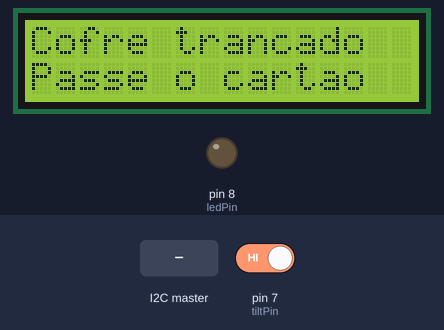
Bench run of a program on a simulated Arduino Uno, built with avr-gcc and run on an emulated ATmega328P. On the bench: 16×2 character LCD, output pins drawn as LEDs (lit = HIGH). Inputs (shaded band) come from the test bench; at power-on: pin 7 (tiltPin) HIGH. Pins used as bus, display or sensor lines are not drawn; what the program prints to the serial monitor is not drawn.

Above: at 1.2 s.
1.3 s: pin 7 (tiltPin) driven LOW
At 1.7 s:
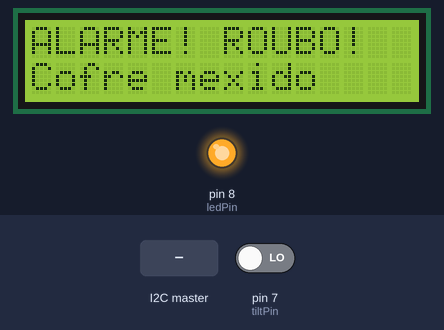
2.8 s: the I2C master sends "A"
At 5.5 s:
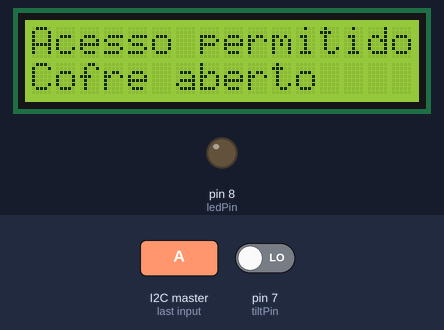
5.8 s: the I2C master sends "E"
At 6.3 s:
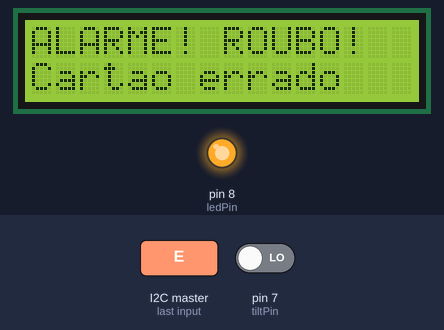
7.3 s: the I2C master sends "R"
At 9.1 s:
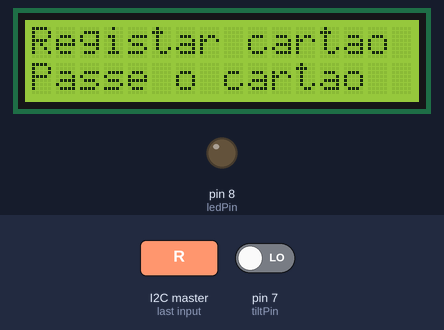
10.3 s: the I2C master sends "N"
At 10.9 s:
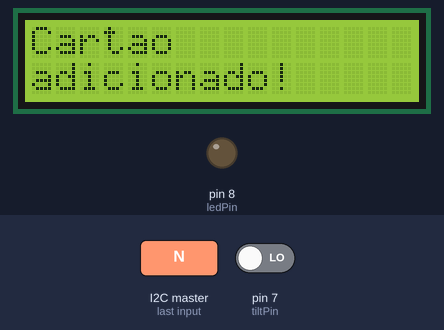
13.3 s: the I2C master sends "J"
At 14.4 s:
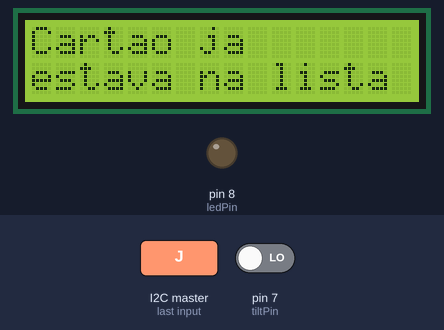
Timing chart, 0 to 16.3 s (numbered marks = the images above; inputs shaded):
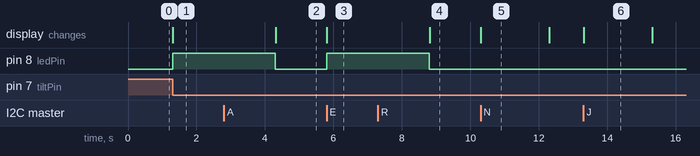

The program:

main.cpp
```cpp
/*
  ARDUINO 2 - LCD + TILT + LED (recebe mensagens do Arduino 1 por I2C)

  LCD 16x2              Arduino 2        Outros          Arduino 2
  --------              ---------        ------          ---------
  1  VSS                GND              Tilt            7 (outra perna ao GND)
  2  VDD                5V               LED (+)         8 (com resistência 220 ohm)
  3  V0 (contraste)     6                LED (-)         GND
  4  RS                 12
  5  RW                 GND              Ligação I2C     Arduino 1
  6  E                  11               -----------     ---------
  7-10 D0-D3            nada             A4 (SDA)        A4
  11 D4                 5                A5 (SCL)        A5
  12 D5                 4                GND             GND
  13 D6                 3
  14 D7                 2
  15 A (luz +)          5V com resistência 220 ohm
  16 K (luz -)          GND
*/
#include <Arduino.h>
#include <Wire.h>
#include <LiquidCrystal.h>

// LiquidCrystal(rs, enable, d4, d5, d6, d7)
LiquidCrystal lcd(12, 11, 5, 4, 3, 2);

const int tiltPin = 7;       // sensor de inclinação
const int ledPin = 8;        // LED de alarme
const int contrastePin = 6;  // V0 do LCD
const int CONTRASTE = 90;    // valor fixo do contraste (0 a 255), em vez do potenciómetro
#define ENDERECO 8           // endereço I2C deste Arduino

volatile char codigo = 0;    // letra recebida do Arduino 1 (0 = nada de novo)
volatile bool tiltDisparou = false;  // o tilt abanou desde a última pergunta do Arduino 1
bool aberto = false;         // guarda se o cofre está aberto ou fechado

// Protótipos: num .cpp as funções têm de ser declaradas antes de serem usadas.
void receberDados(int quantos);
void enviarTilt();
void mensagem(String linha1, String linha2);
void mostrarEstado();
void alarme(String motivo);
void aviso(String linha1, String linha2);

void setup() {
  Serial.begin(9600);

  Wire.begin(ENDERECO);           // com número = este Arduino é o "escravo" com o endereço 8
  Wire.onReceive(receberDados);   // quando chegar uma mensagem, corre a função receberDados
  Wire.onRequest(enviarTilt);     // quando o Arduino 1 perguntar o tilt, corre enviarTilt

  pinMode(tiltPin, INPUT_PULLUP); // ativa a resistência pull-up interna

  // Interrupção no pino 7: apanha o tilt mesmo que só toque por instantes
  PCICR |= (1 << PCIE2);
  PCMSK2 |= (1 << PCINT23);
  pinMode(ledPin, OUTPUT);

  analogWrite(contrastePin, CONTRASTE);  // contraste do LCD
  lcd.begin(16, 2);                      // LCD de 16 colunas e 2 linhas

  mostrarEstado();
}

void loop() {
  // 1) Chegou uma letra do Arduino 1?
  if (codigo != 0) {
    char c = codigo;
    codigo = 0;  // marca como tratada

    if (c == 'A') {          // A = cartão certo, cofre aberto
      aberto = true;
      mostrarEstado();
    } else if (c == 'F') {   // F = cofre fechado
      aberto = false;
      mostrarEstado();
    } else if (c == 'E') {   // E = cartão errado
      alarme("Cartao errado");
    } else if (c == 'R') {   // R = modo registo, à espera do cartão novo
      mensagem("Registar cartao", "Passe o cartao");
    } else if (c == 'N') {   // N = cartão novo adicionado
      aviso("Cartao", "adicionado!");
    } else if (c == 'J') {   // J = o cartão já estava na lista
      aviso("Cartao ja", "estava na lista");
    } else if (c == 'C') {   // C = lista de cartões cheia
      aviso("Lista cheia", "Nao adicionado");
    } else if (c == 'X') {   // X = cartão com UID que não é de 4 bytes
      aviso("Cartao nao", "suportado");
    } else if (c == 'D') {   // D = modo remover, à espera do cartão a tirar
      mensagem("Remover cartao", "Passe o cartao");
    } else if (c == 'M') {   // M = cartão removido
      aviso("Cartao", "removido!");
    } else if (c == 'U') {   // U = o cartão não estava na lista
      aviso("Cartao nao", "estava na lista");
    } else if (c == 'L') {   // L = era o último cartão, não foi removido
      aviso("Ultimo cartao", "Nao removido");
    }
  }

  // 2) Com o cofre fechado, se o tilt estiver inclinado, é roubo
  if (aberto == false && digitalRead(tiltPin) == LOW) {
    alarme("Cofre mexido");
  }
}

// Corre sozinha sempre que o Arduino 1 envia uma letra
void receberDados(int quantos) {
  codigo = Wire.read();
}

// Corre sozinha sempre que o pino 7 muda; guarda que o tilt abanou
ISR(PCINT2_vect) {
  if (digitalRead(tiltPin) == LOW) {
    tiltDisparou = true;
  }
}

// Corre sozinha quando o Arduino 1 pede dados:
// responde 1 se o tilt está inclinado OU abanou desde a última pergunta, 0 se normal
void enviarTilt() {
  byte valor = (tiltDisparou || digitalRead(tiltPin) == LOW) ? 1 : 0;
  tiltDisparou = false;
  Wire.write(valor);
}

// Escreve a mesma mensagem no monitor série e no LCD
void mensagem(String linha1, String linha2) {
  Serial.println(linha1);
  Serial.println(linha2);

  lcd.clear();
  lcd.setCursor(0, 0);  // linha de cima
  lcd.print(linha1);
  lcd.setCursor(0, 1);  // linha de baixo
  lcd.print(linha2);
}

// Mostra a mensagem normal, conforme o cofre está aberto ou fechado
void mostrarEstado() {
  if (aberto) {
    mensagem("Acesso permitido", "Cofre aberto");
  } else {
    mensagem("Cofre trancado", "Passe o cartao");
  }
}

// Aviso do registo: mostra a mensagem 2 segundos e volta ao estado normal
void aviso(String linha1, String linha2) {
  mensagem(linha1, linha2);
  delay(2000);
  mostrarEstado();
}

// Alarme: LED aceso e mensagem de roubo durante 3 segundos
void alarme(String motivo) {
  digitalWrite(ledPin, HIGH);
  mensagem("ALARME! ROUBO!", motivo);
  delay(3000);
  digitalWrite(ledPin, LOW);
  mostrarEstado();
}
```

Measured:
- after the input at 1.3 s, pin 8 (ledPin): LOW → HIGH at once; the display: changes at once (image 1)
- after the input at 2.8 s, pin 8 (ledPin): HIGH → LOW after 1.5 s; the display: first differs from a run without the input after 1.5 s (image 2)
- after the input at 5.8 s, pin 8 (ledPin): LOW → HIGH at once; the display: changes at once (image 3)
- after the input at 7.3 s, the display: first differs from a run without the input after 1.5 s (image 4)
- after the input at 10.3 s, the display: changes at once (image 5)
- after the input at 13.3 s, the display: changes at once (image 6)
- what the display in image 5 shows lasts 2.0 s, from 10.3 s to 12.3 s
